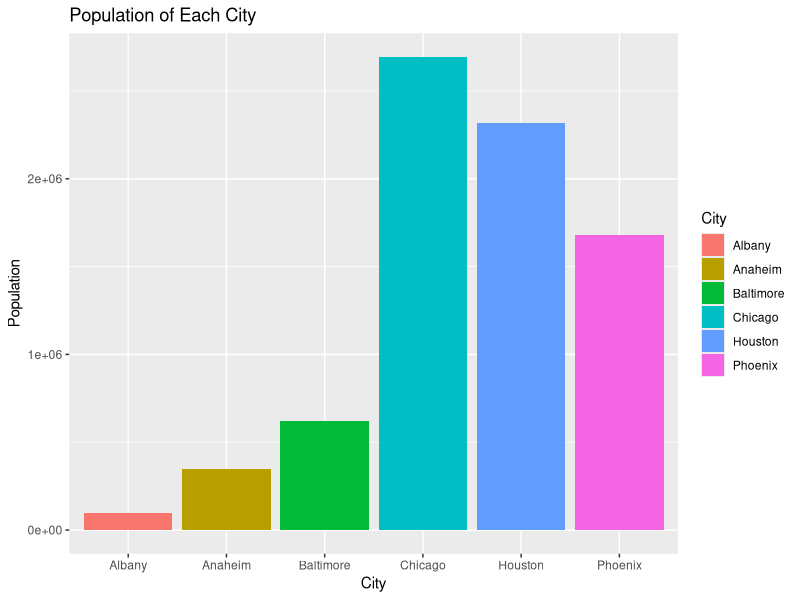
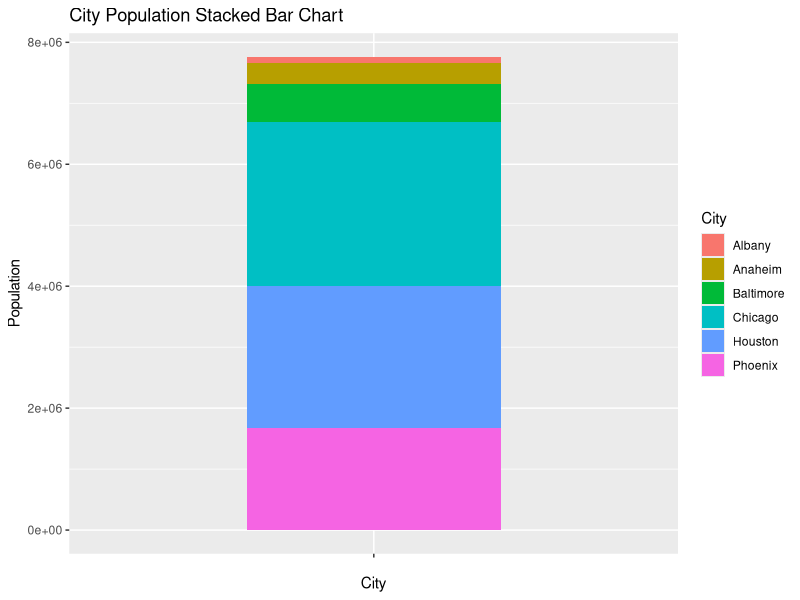
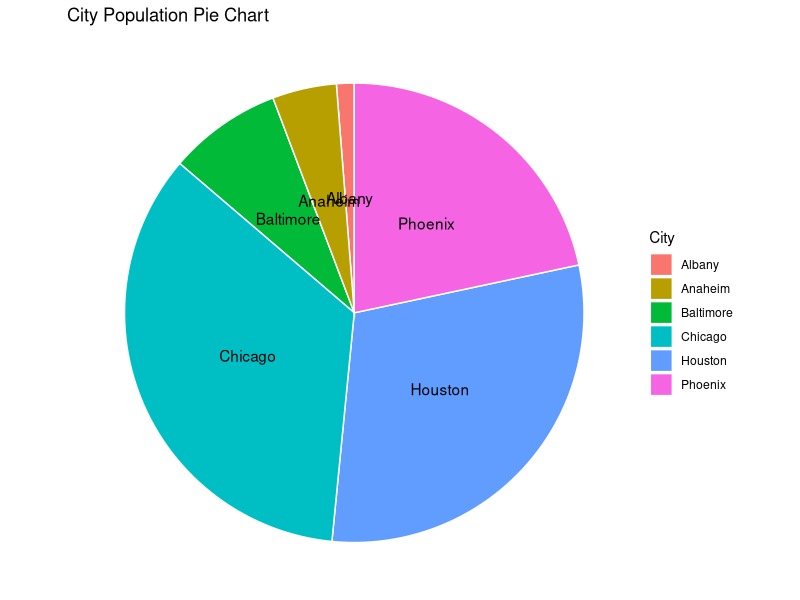

The R script that drew these images, in order:
## ---- chunk 1
library(tidyverse)
library(ggplot2)
library(dplyr)
## ---- chunk 2
us_cities <- tribble(
  ~City, ~County, ~State, ~Population,
  "Baltimore", "Baltimore", "Maryland", 619493,
  "Houston", "Harris", "Texas", 2320268,
  "Chicago", "Cook", "Illinois", 2693976,
  "Albany", "Albany", "New York", 96460,
  "Anaheim", "Orange", "California", 350365,
  "Phoenix", "Maricopa", "Arizona", 1680992
)
## ---- chunk 3
ggplot(data = us_cities) +
  geom_bar(mapping = aes(x = City, y = Population, fill=City), stat="identity") +
  ggtitle("Population of Each City")
## ---- chunk 4
ggplot(data = us_cities) +
  geom_bar(mapping = aes(x="", y=Population, fill=City), position="stack", stat="identity", width = .5) +
  xlab("City") +
  ggtitle("City Population Stacked Bar Chart")
## ---- chunk 5
ggplot(us_cities, aes(x="", y=Population, fill=City)) +
  geom_bar(stat="identity", width=1, color="white") +
  coord_polar("y", start=0)+
  theme_void() +
  ggtitle("City Population Pie Chart") +
  geom_text(aes(label=City), position = position_stack(vjust = 0.5))
